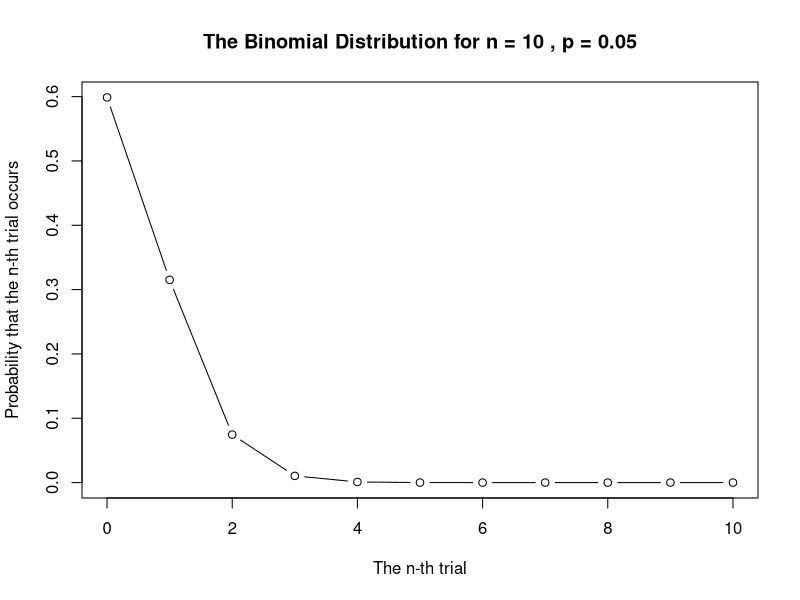
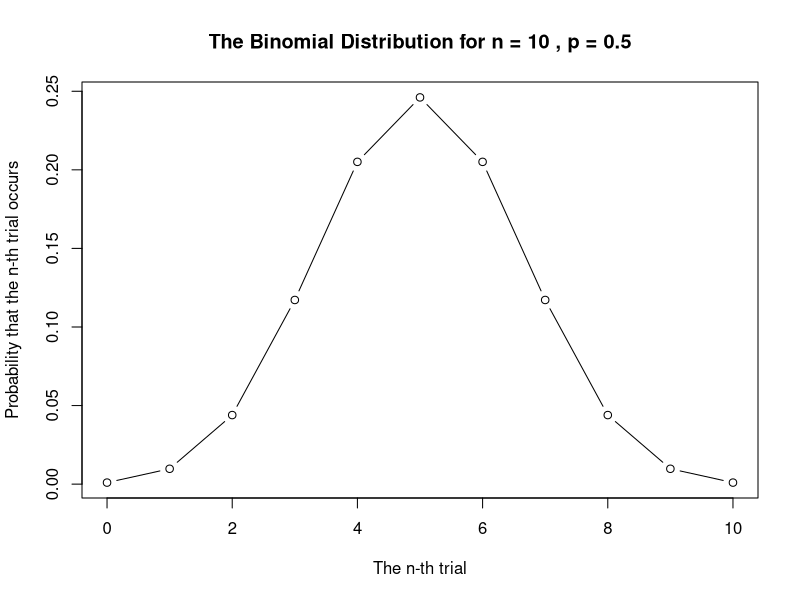
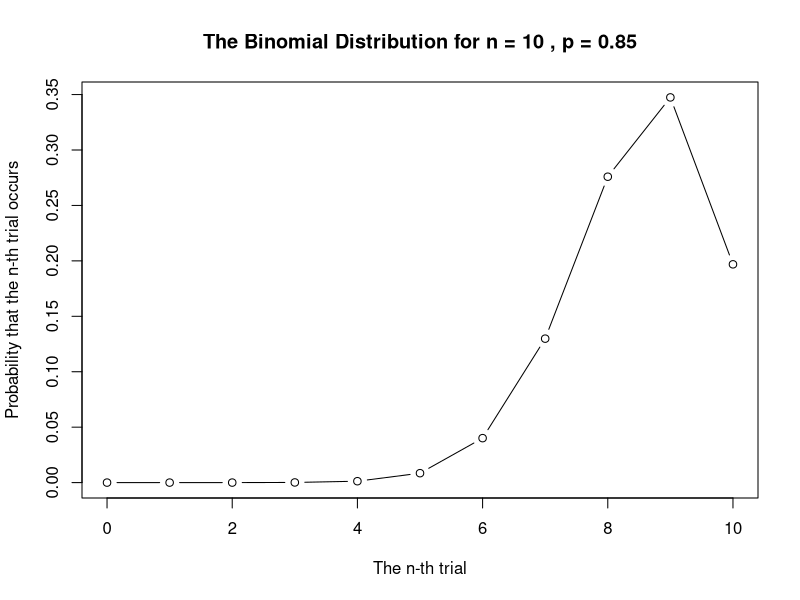
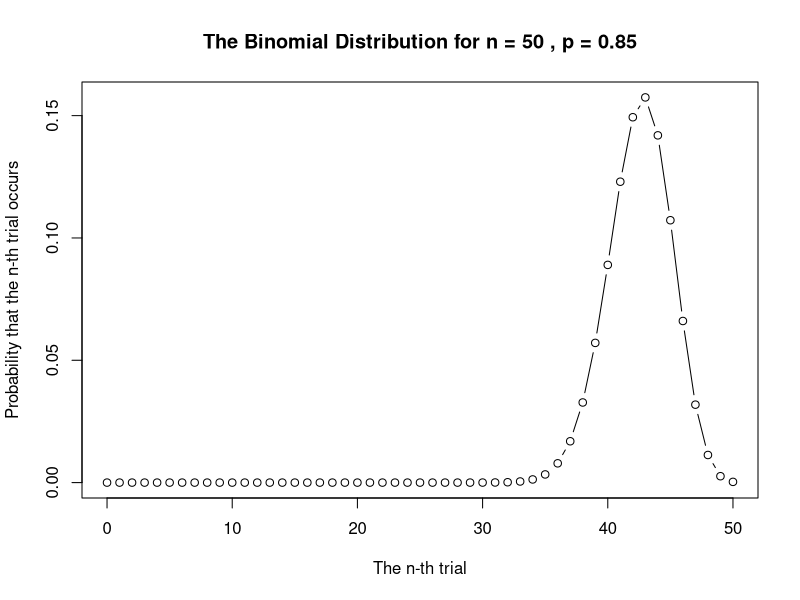
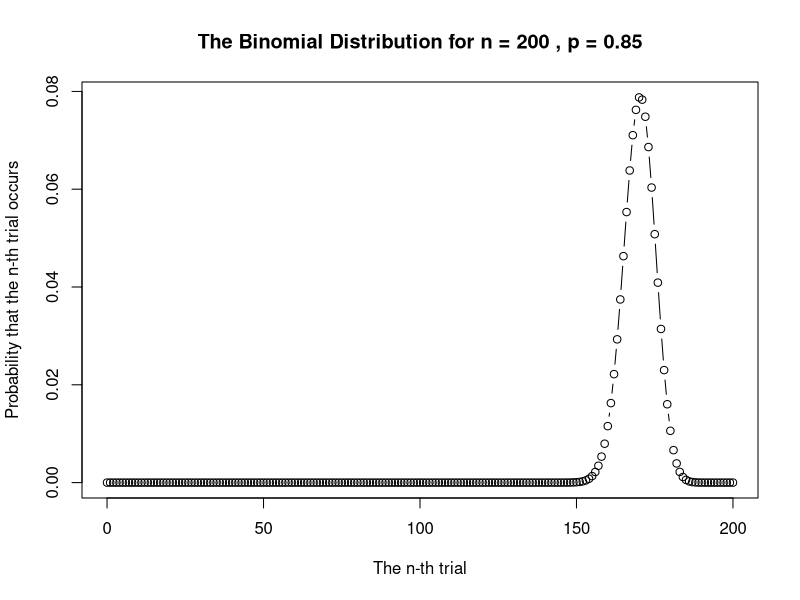
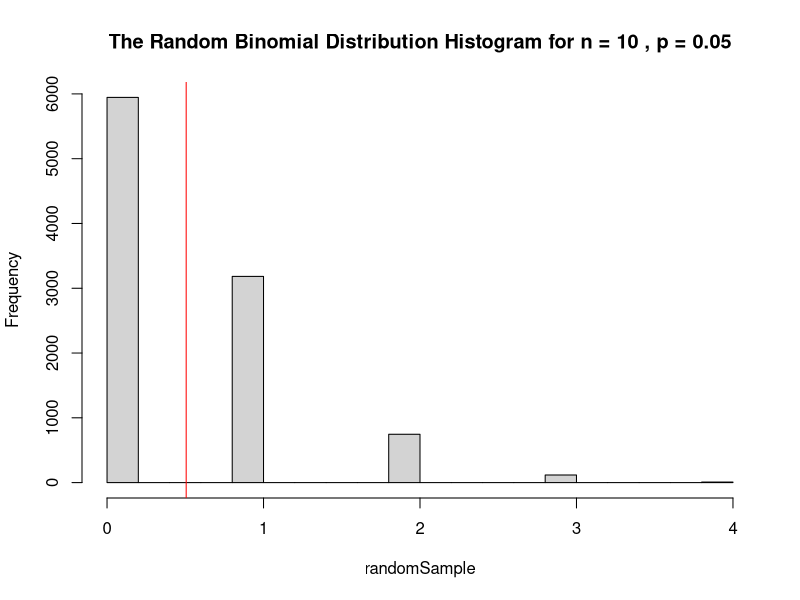
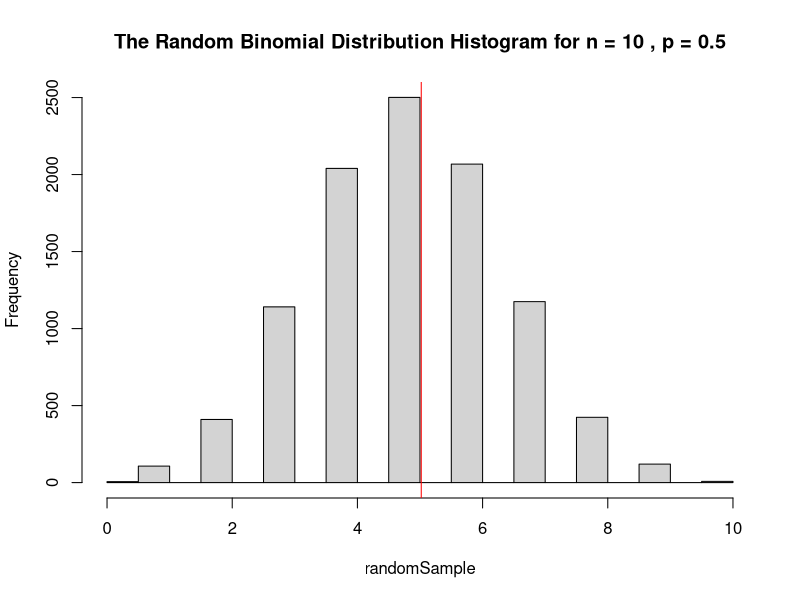
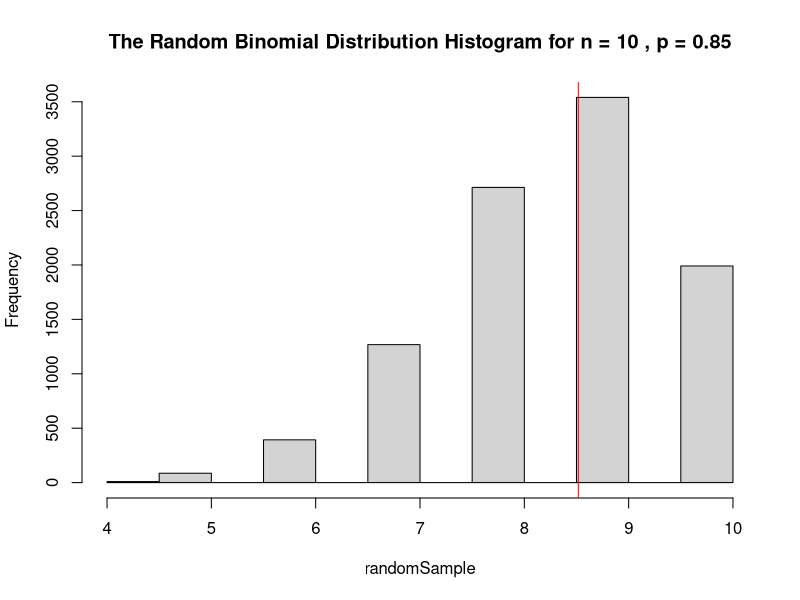

These figures' R source, in order:
#~~~~~~~~~~~~~~~~~~~~~~~~~~~~~~~~~~~~~~~~~~~~~~~~~~~~~~~~~~~~~~~~~~~~~~~~~~~~~~~~~~~~~~~~~~~~~~~~~~
# Austin Vaday
# Stats 100A
# Discussion 1B
#~~~~~~~~~~~~~~~~~~~~~~~~~~~~~~~~~~~~~~~~~~~~~~~~~~~~~~~~~~~~~~~~~~~~~~~~~~~~~~~~~~~~~~~~~~~~~~~~~~

# B I N O M I A L   D I S T R I B U T I O N S #
#***********************#
#          Q1           #
#***********************#
# 1(A) : n=10, p=0.05
  
  numTrials = 10;
  numTrialsRange = 0:numTrials;
  probability = 0.05;
  resultDistribution = dbinom(numTrialsRange, size=numTrials, prob=probability);
  title = capture.output(cat("The Binomial Distribution for n =",numTrials,", p =",probability));
  plot (numTrialsRange, resultDistribution, main=title, type="b", 
          xlab="The n-th trial", ylab="Probability that the n-th trial occurs")
  
# 1(B) : n=10, p=0.50
  
  numTrials = 10;
  numTrialsRange = 0:numTrials;
  probability = 0.50;
  resultDistribution = dbinom(numTrialsRange, size=numTrials, prob=probability);
  title = capture.output(cat("The Binomial Distribution for n =",numTrials,", p =",probability));
  plot (numTrialsRange, resultDistribution, main=title, type="b", 
        xlab="The n-th trial", ylab="Probability that the n-th trial occurs")
  
# 1(C) : n=10, p=0.85
  
  numTrials = 10;
  numTrialsRange = 0:numTrials;
  probability = 0.85;
  resultDistribution = dbinom(numTrialsRange, size=numTrials, prob=probability);
  title = capture.output(cat("The Binomial Distribution for n =",numTrials,", p =",probability));
  plot (numTrialsRange, resultDistribution, main=title, type="b", 
        xlab="The n-th trial", ylab="Probability that the n-th trial occurs")
  
# 1(D) : n=50, p=0.85
  
  numTrials = 50;
  numTrialsRange = 0:numTrials;
  probability = 0.85;
  resultDistribution = dbinom(numTrialsRange, size=numTrials, prob=probability);
  title = capture.output(cat("The Binomial Distribution for n =",numTrials,", p =",probability));
  plot (numTrialsRange, resultDistribution, main=title, type="b", 
        xlab="The n-th trial", ylab="Probability that the n-th trial occurs")
  
# 1(E) : n=200, p=0.85
  
  numTrials = 200;
  numTrialsRange = 0:numTrials;
  probability = 0.85;
  resultDistribution = dbinom(numTrialsRange, size=numTrials, prob=probability);
  title = capture.output(cat("The Binomial Distribution for n =",numTrials,", p =",probability));
  plot (numTrialsRange, resultDistribution, main=title, type="b", 
        xlab="The n-th trial", ylab="Probability that the n-th trial occurs")
  
#***********************#
#          Q2           #
#***********************#
  # When we change the probability of success (increased p for a constant value of n), we see that
  # the graph goes from skewed-right distribution to symmetric distribution and finally to skewed-left
  # distribution. Meaning that as the probability gets larger for a constant number of trials,
  # the center value becomes larger and larger (it shifts to the right).
 
  # When we change the number of trials (increased n for a constant value of p), we see that
  # the graph shape remains roughly the same, with the center/peak always located at .85*n.

#***********************#
#          Q3           #
#***********************#
  
  # (A) : n=10, p=0.05
  
  numTrials = 10;
  probability = 0.05;
  randomSample = rbinom(10000, size=numTrials, prob=probability);
  title = capture.output(cat("The Random Binomial Distribution Histogram for n =",numTrials,", p =",probability));
  hist (randomSample, main=title);
  abline(v=mean(randomSample),col="red");

  # (B) : n=10, p=0.50
  
  numTrials = 10;
  probability = 0.50;
  randomSample = rbinom(10000, size=numTrials, prob=probability);
  title = capture.output(cat("The Random Binomial Distribution Histogram for n =",numTrials,", p =",probability));
  hist (randomSample, main=title);
  abline(v=mean(randomSample),col="red");
  
  # (C) : n=10, p=0.85
  
  numTrials = 10;
  probability = 0.85;
  randomSample = rbinom(10000, size=numTrials, prob=probability);
  title = capture.output(cat("The Random Binomial Distribution Histogram for n =",numTrials,", p =",probability));
  hist (randomSample, main=title);
  abline(v=mean(randomSample),col="red");
  
  # (D) : n=50, p=0.85
  
  numTrials = 50;
  probability = 0.85;
  randomSample = rbinom(10000, size=numTrials, prob=probability);
  title = capture.output(cat("The Random Binomial Distribution Histogram for n =",numTrials,", p =",probability));
  hist (randomSample, main=title);
  abline(v=mean(randomSample),col="red");
  
  # (E) : n=200, p=0.85
  
  numTrials = 200;
  probability = 0.85;
  randomSample = rbinom(10000, size=numTrials, prob=probability);
  title = capture.output(cat("The Random Binomial Distribution Histogram for n =",numTrials,", p =",probability));
  hist (randomSample, main=title);
  abline(v=mean(randomSample),col="red")
  
# H Y P E R G E O M E T R I C   D I S T R I B U T I O N S #
  
#***********************#
#       QUESTION        #
#***********************#
  # We see that the parameters of the hypergeometric distribution have been changed as follows:
  #   m, the number of girls in the orphange, reduces from 46 to 10
  #   n, the number of boys  in the orphange, reduces from 49 to 6
  #   r, the number of children adopted,      reduces from 20 to 4
  # With this in mind, we notice a few things:
  #   1) The probability of occurance for each discrete value (0 to 4),is on average, higher than
  #       that of the original. (A smaller range)
  #   2) The plot is no longer near-symmetric, but now is skewed-left. 
  #   3) The sum of all the probabilities still adds up to 1.
  #   4) We are more likely to have a greater amount of girls selected for the 
  #       latter distribution because of how we hnow have more girls (10) than boys (6).
  
# G E O M E T R I C   D I S T R I B U T I O N S #
#***********************#
#          Q1           #
#***********************#
  probability = 0.15;
  numSize=1000;
  randomSample = rgeom(numSize, prob=probability) + 1; #Add 1 to account for notation differences
  
  # (A): Find Mean and Variance, 1st way using formula. 2nd way using random sample
  # 1st way:
    myMean = 1 / probability; 
    myMean;
    myVariance = (1 - probability)/(probability*probability);
    myVariance;
  
  # 2nd way:
    mean(randomSample);
    var(randomSample);

  # (B)
    title = capture.output(cat("Random Geometric Distribution Histogram for p =",probability));
    #plot (randomSample, type="h", main=title, lwd=2, 
    #     xlab="First Success", ylab="Probability that this occurs")
    hist(randomSample, main=title);
    summary(randomSample);
  
#***********************#
#          Q2           #
#***********************#
  probability = 0.35;
  numSize=1000;
  randomSample = rgeom(numSize, prob=probability) + 1; #Add 1 to account for notation differences
  title = capture.output(cat("Random Geometric Distribution Histogram for p =",probability));
  hist(randomSample, main=title);
  summary(randomSample);
  
  probability = 0.55;
  numSize=1000;
  randomSample = rgeom(numSize, prob=probability) + 1; #Add 1 to account for notation differences
  title = capture.output(cat("Random Geometric Distribution Histogram for p =",probability));
  hist(randomSample, main=title);
  summary(randomSample);
  
  probability = 0.85;
  numSize=1000;
  randomSample = rgeom(numSize, prob=probability) + 1; #Add 1 to account for notation differences
  title = capture.output(cat("Random Geometric Distribution Histogram for p =",probability));
  hist(randomSample, main=title);
  summary(randomSample);
  
  # We note that as we increase the probability of success, the mean approaches 1. This means that
  # we have increasingly higher chances of getting a success on the first few trials. In the histograms,
  # we also notice that the frequency of the lowest numbers tend to increase, while
  # the numbers beyond tend to decrease in frequency. If the probability is low, you are required
  # to conduct more trials 
  
#***********************#
#          Q3           #
#***********************#
# P O I S S O N   D I S T R I B U T I O N
  
# Repeating Q1 & Q2 but with a Poisson distribution, lambda = 3:
  lambda = 3;
  numSize=1000;
  randomSample = rpois(numSize, lambda);
  
  # (A): Find Mean and Variance, 1st way using formula. 2nd way using random sample
  # 1st way:
  myMean = lambda;
  myMean;
  myVariance = lambda; 
  myVariance;
  
  # 2nd way:
  mean(randomSample);
  var(randomSample);
  
  # (B):
  title = capture.output(cat("Random Poisson Distribution Histogram for lambda =",lambda));
  hist(randomSample, main=title);
  summary(randomSample);
  
  # QUESTION 2 : Increasing lambda
  
  # We know that lambda = n*p, so p = lambda/n. If we change lambda, we change p
  # (ASSUMING THAT n IS CONSTANT). So,
  # let's increase lambda.
  lambda = 10;
  randomSample = rpois(numSize, lambda);
  title = capture.output(cat("Random Poisson Distribution Histogram for lambda =",lambda));
  hist(randomSample, main=title);
  summary(randomSample);
  
  lambda = 30;
  randomSample = rpois(numSize, lambda);
  title = capture.output(cat("Random Poisson Distribution Histogram for lambda =",lambda));
  hist(randomSample, main=title);
  summary(randomSample);
  
  lambda = 70;
  randomSample = rpois(numSize, lambda);
  title = capture.output(cat("Random Poisson Distribution Histogram for lambda =",lambda));
  hist(randomSample, main=title);
  summary(randomSample);
  
  lambda = 200;
  randomSample = rpois(numSize, lambda);
  title = capture.output(cat("Random Poisson Distribution Histogram for lambda =",lambda));
  hist(randomSample, main=title);
  summary(randomSample);
  
  # In the case of a Poisson distribution, we see that altering lambda (and the probability)
  # causes the mean to become whatever value lamda is. Thus, the graph will be shifted accordingly
  # to make sure that the mean is equal to lamda.
  
# N E G A T I V E   B I N O M I A L   D I S T R I B U T I O N
  
  # Repeating Q1 & Q2 but with a Negative Binomial Distribution:
  numSuccessfulTrials = 3;
  probability = 0.15;
  numSize = 10000;
  randomSample = rnbinom(numSize, size=numSuccessfulTrials, prob=probability) + numSuccessfulTrials;
  title = capture.output(cat("Random Negative Binomial Distribution Histogram for n =",numSuccessfulTrials,", p =",probability));
  hist (randomSample, main=title);
  summary(randomSample);

  # (A): Find Mean and Variance, 1st way using formula. 2nd way using random sample
  # 1st way:
  myMean = numSuccessfulTrials / probability;
  myMean;
  myVariance = numSuccessfulTrials * (1 - probability) / (probability * probability); 
  myVariance;
  
  # 2nd way:
  mean(randomSample);
  var(randomSample);

  # (B): Increasing probabilities
  probability = 0.35;
  randomSample = rnbinom(numSize, size=numSuccessfulTrials, prob=probability) + numSuccessfulTrials;
  title = capture.output(cat("Random Negative Binomial Distribution Histogram for n =",numSuccessfulTrials,", p =",probability));
  hist (randomSample, main=title);
  summary(randomSample);
  
  probability = 0.55;
  randomSample = rnbinom(numSize, size=numSuccessfulTrials, prob=probability) + numSuccessfulTrials;
  title = capture.output(cat("Random Negative Binomial Distribution Histogram for n =",numSuccessfulTrials,", p =",probability));
  hist (randomSample, main=title);
  summary(randomSample);
  
  probability = 0.75;
  randomSample = rnbinom(numSize, size=numSuccessfulTrials, prob=probability) + numSuccessfulTrials;
  title = capture.output(cat("Random Negative Binomial Distribution Histogram for n =",numSuccessfulTrials,", p =",probability));
  hist (randomSample, main=title);
  summary(randomSample);
  
  probability = 0.95;
  randomSample = rnbinom(numSize, size=numSuccessfulTrials, prob=probability) + numSuccessfulTrials;
  title = capture.output(cat("Random Negative Binomial Distribution Histogram for n =",numSuccessfulTrials,", p =",probability));
  hist (randomSample, main=title);
  summary(randomSample);

  # When we increase the probability of success, we see that the frequency of 
  # r = 3 becomes increasingly larger. We also see that the mean shifts to the
  # left, and approaches 3 as the probability increases. This is because if the
  # probability is so high, we would only need to "flip a coin" 3 times for
  # 3 succeses